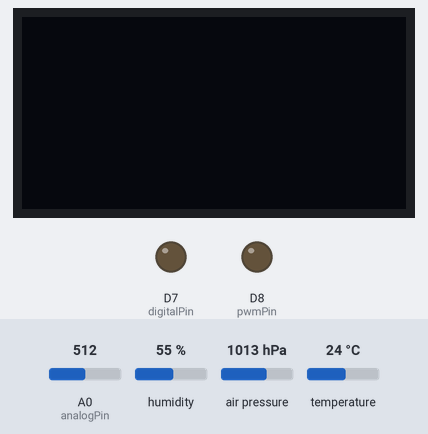
Simulated run of this sketch. Board: ESP8266 (NodeMCU). Parts: 128×64 one-colour display, output pins drawn as LEDs (lit = HIGH). The inputs (shaded band) are chosen by the test bench; at power-on: humidity 55 %, A0 (analogPin) = 512, air pressure 1013 hPa, temperature 24 °C. Storage starts empty; what the sketch prints to the serial monitor is not drawn.

Above: at 1.7 s.
1.8 s: humidity set to 22 %
At 10.6 s:
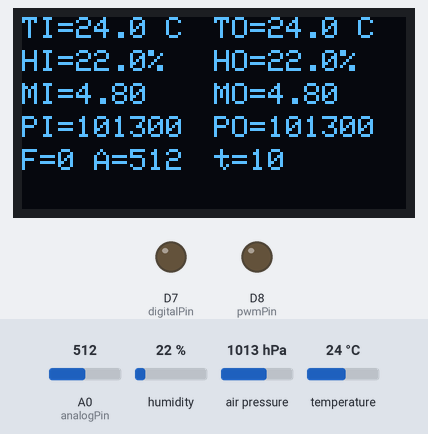
11.5 s: A0 (analogPin) set to 716
At 20.7 s:
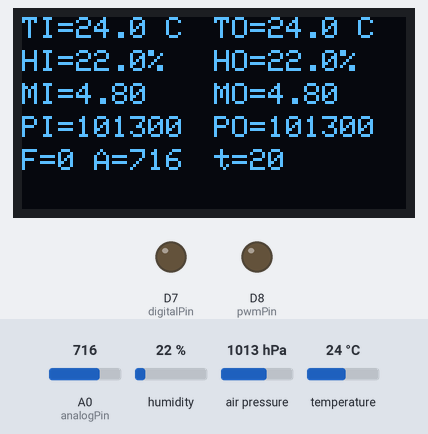
21.5 s: air pressure set to 952 hPa
At 30.7 s:
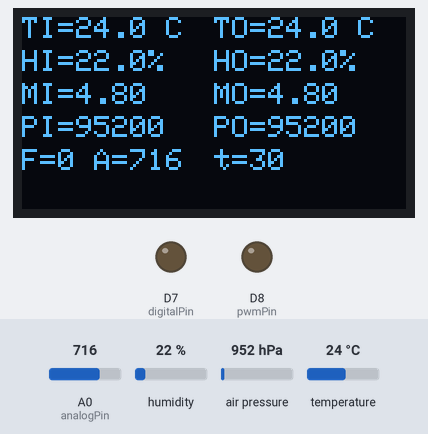
31.5 s: temperature set to 12 °C
At 40.7 s:
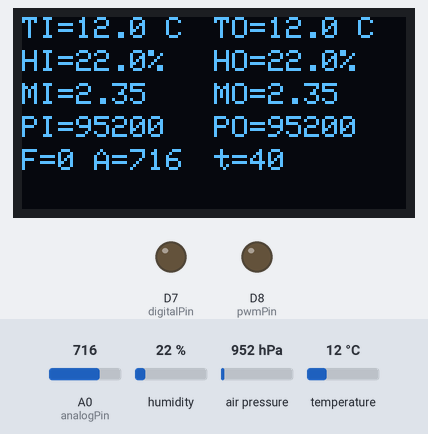
41.5 s: A0 (analogPin) set to 992
At 50.7 s:
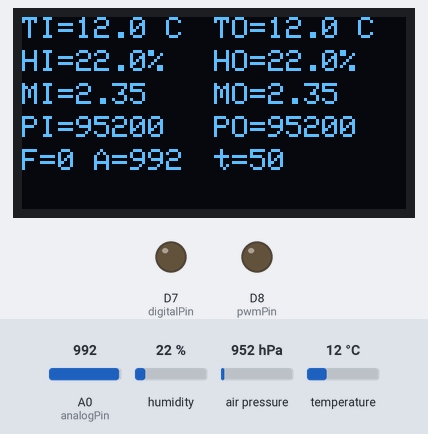
Timing chart, 0 to 52.2 s (numbered marks = the images above; inputs shaded):
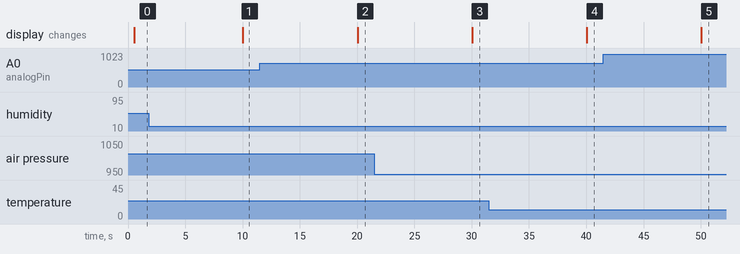

Measured:
- after the input at 1.8 s, the display: changes after 8.2 s (image 1)
- after the input at 11.5 s, the display: changes after 8.5 s (image 2)
- after the input at 21.5 s, the display: changes after 8.5 s (image 3)
- after the input at 31.5 s, the display: changes after 8.5 s (image 4)

The sketch:

matra_fan.ino
```cpp
#include <Wire.h>

  //#include <SPI.h>
#define OLED
#ifdef OLED
  #include <Adafruit_GFX.h>
  #include <Adafruit_SSD1306.h>
#endif

#include <Adafruit_Sensor.h>
#include <Adafruit_BME280.h>


#include <LittleFS.h>
#include <ESP8266WiFi.h>
#include <ESP8266WebServer.h>

// BME280 I2C addresses
#define BME280_ADDR1 0x76 // Inside
#define BME280_ADDR2 0x77 // Outside

// Objects for the two BME280 sensors
Adafruit_BME280 bme1; // Inside
Adafruit_BME280 bme2; // Outside


// WiFi credentials
const char* ssid = "MATRA_FAN";
const char* password = "ingyenwifi";

// Web server on port 80
// 192.168.4.1:80
ESP8266WebServer server(80);

// File name for logging
const char* logFileName = "/data.log";

// char buffer for snprintf:
char charbuffer[512];

const int analogPin = A0;   // Pin to read the analog value
const int pwmPin = D8;      // Pin to output PWM (GPIO15)
const int pwmFrequency = 100; // PWM frequency in Hz
const int digitalPin = D7;


#ifdef OLED
  // Display:
  #define SCREEN_WIDTH 128 // OLED display width, in pixels
  #define SCREEN_HEIGHT 64 // OLED display height, in pixels

  // Declaration for an SSD1306 display connected to I2C (SDA, SCL pins)
  // The pins for I2C are defined by the Wire-library.
  // On an arduino UNO:       A4(SDA), A5(SCL)
  // On an arduino MEGA 2560: 20(SDA), 21(SCL)
  // On an arduino LEONARDO:   2(SDA),  3(SCL), ...
  #define OLED_RESET     -1 // Reset pin # (or -1 if sharing Arduino reset pin)
  #define SCREEN_ADDRESS 0x3C ///< See datasheet for Address; 0x3D for 128x64, 0x3C for 128x32
  Adafruit_SSD1306 display(SCREEN_WIDTH, SCREEN_HEIGHT, &Wire, OLED_RESET);
#endif

// Function to calculate the moisture content of the air
// returns grams per m3
float calculateMoistureContent(float temperature, float humidity) {
    // Formula for moisture content (simplified version)
    // Adjust the formula according to your specific needs

    // Adjusted for correction via desmos:
    //y\ =\ 4.89*\exp((16.65*x)/(x+243.12))
    return (humidity / 100.0) * 4.89 * exp((16.65 * temperature) / (temperature + 243.12));
}

// Function to log data to LittleFS
void logData() {
    File logFile = LittleFS.open(logFileName, "a");
    if (logFile) {
        // want:
        // %i T1:%.2f, H1:%.1f, P1:%.1f, M1%.2f, %i T1:%.2f, H1:%.1f, P1:%.1f, M1%.2f, fan=%.1f
        //logFile.printf("Sensor 1 - Temp: %.2f, Humidity: %.2f, Pressure: %.2f, Moisture Content: %.2f\n", temp1, hum1, pres1, calculateMoistureContent(temp1, hum1));
        //logFile.printf("Sensor 2 - Temp: %.2f, Humidity: %.2f, Pressure: %.2f, Moisture Content: %.2f\n", temp2, hum2, pres2, calculateMoistureContent(temp2, hum2));
        logFile.printf("%s", charbuffer);
        logFile.close();
    }
}

// Handle the root page
void handleRoot() {
    // Begin response with a HTTP 200 status code and content type
    server.setContentLength(CONTENT_LENGTH_UNKNOWN);
    server.send(200, "text/plain");

    // Send initial message
    server.sendContent("BME280 Sensor Data Log:\n\n");

    // Open the log file
    File logFile = LittleFS.open(logFileName, "r");
    if (logFile) {
        String line;
        // Read and send the file content line by line
        while (logFile.available()) {
            line = logFile.readStringUntil('\n'); // Read one line at a time
            line += "\n"; // Add newline character
            server.sendContent(line); // Send the line to the client
        }
        logFile.close();
    } else {
        // If the file can't be opened, send an error message
        server.sendContent("Error: Log file not found or failed to open.");
    }

    // Finalize the response
    server.sendContent(""); // This signals the end of the response
    server.client().stop(); // Close the connection to the client
}
/*
void handleRoot() {
    String message = "BME280 Sensor Data Log:\n\n";
    File logFile = LittleFS.open(logFileName, "r");
    if (logFile) {
        while (logFile.available()) {
            message += logFile.readStringUntil('\n') + "\n"; // this is gonna oom :/
        }
        logFile.close();
    }
    server.send(200, "text/plain", message);
}*/

void checkSerialCommand() {
    // Check if data is available on the serial port
    if (Serial.available()) {
        String command = Serial.readStringUntil('\n'); // Read the incoming command

        // Remove any newline or carriage return characters
        command.trim();

        // Handle the "dump" command
        if (command.equalsIgnoreCase("dump")) {
            dumpLogToSerial();
        }
        // Handle the "delete" command
        if (command.equalsIgnoreCase("delete")) {
            deleteLogFile();
        }

    }
}

void dumpLogToSerial() {
    // Open the log file
    File logFile = LittleFS.open(logFileName, "r");

    if (logFile) {
        Serial.println("Dumping data.log contents:");
        while (logFile.available()) {
            String line = logFile.readStringUntil('\n'); // Read one line at a time
            Serial.println(line); // Print the line to the Serial Monitor
        }
        logFile.close();
        Serial.println("End of log file.");
    } else {
        Serial.println("Error: Log file not found or failed to open.");
    }
}

void deleteLogFile() {
    // Check if the file exists before attempting to delete
    if (LittleFS.exists(logFileName)) {
        if (LittleFS.remove(logFileName)) {
            Serial.println("Log file deleted successfully.");
        } else {
            Serial.println("Error: Failed to delete the log file.");
        }
    } else {
        Serial.println("Log file does not exist.");
    }
}


// Setup function
void setup() {
    // Initialize Serial Monitor
    Serial.begin(115200);
    delay(500);
    Serial.println("Serial init at 115200");

    // Initialize BME280 sensors
    if (!bme1.begin(BME280_ADDR1)) {
        Serial.println("Could not find BME280 sensor 1!");
        //while (1);
    }

       // Initialize BME280 sensors
    if ( !bme2.begin(BME280_ADDR2)) {
        Serial.println("Could not find BME280 sensor 2!");
        //while (1);
    }

    // Initialize LittleFS
    if (!LittleFS.begin()) {
        Serial.println("LittleFS mount failed");
        //return;
    }

    // Initialize WiFi in AP mode
    WiFi.softAP(ssid, password);
    Serial.println("WiFi AP started");

    // Initialize web server
    server.on("/", handleRoot);
    server.begin();
    Serial.println("HTTP server started");

    IPAddress IP = WiFi.softAPIP();
    Serial.print("AP IP address: ");
    Serial.println(IP);


    analogWriteFreq(pwmFrequency);
    pinMode(analogPin, INPUT);
    pinMode(pwmPin, OUTPUT);
    digitalWrite(pwmPin, LOW);
    pinMode(digitalPin, OUTPUT);
    digitalWrite(digitalPin, LOW);


    #ifdef OLED
      // Init display:
      // SSD1306_SWITCHCAPVCC = generate display voltage from 3.3V internally
      if(!display.begin(SSD1306_SWITCHCAPVCC, SCREEN_ADDRESS)) {
          Serial.println(F("SSD1306 allocation failed"));

        }
        display.clearDisplay();
        Serial.println("Display started");
    #endif
}

static unsigned long lastTime = 0;
static unsigned long logTime = 0;
// Loop function
void loop() {
    // Read sensor data every minute
    unsigned long currentTime = millis();

    if (currentTime - lastTime >= 10000) {
        checkSerialCommand(); // Continuously check for serial commands

        lastTime = currentTime;

        // Sensor 1 readings INDOORS
        float tempIn = bme1.readTemperature();
        float humIn = bme1.readHumidity();
        float presIn = bme1.readPressure(); // Pa
        float moistIn = calculateMoistureContent(tempIn, humIn);

        // Sensor 2 readings OUTDOORS
        float tempOut = bme2.readTemperature();
        float humOut = bme2.readHumidity();
        float presOut = bme2.readPressure(); // Pa
        float moistOut = calculateMoistureContent(tempOut, humOut);

        int analogValue = analogRead(analogPin);


        // sanity checks
        // temps < 50C, > -20C
        // humidity > 2%
        // Pressure > 500 hPa

        //

        // Rules for fan:
        // 1. Sanity check passed, fan can be on
        // 2. near freezing outdoors, fan must be off
        // 3. Hotter outside than inside:
        //
        bool fanON = false; // start at off

        if ((tempIn > -20.0) && (tempOut > -20) &&
            (tempIn < 50.0) && (tempIn < 50.0) &&
            (humIn > 1.0) && (humOut > 1.0) &&
            (presIn > 100.0) && (presOut > 100.0)){

          if (tempOut > 15.0){ // Warm outdoors
            if (moistOut < moistIn){ // Dryer outdoors
              fanON = true;
            }
          }
          else if (tempOut > 5.0){ // not freezing outdoors
            if (tempOut > tempIn){ // warmer outdoors than in
              if (moistOut < moistIn){ // dryer outdoors than indoors
                fanON = true;
              }
            }
          }else{
            //  freezing outdoors

          }
        }
        sprintf(charbuffer, "%d, T1:%.2f, H1:%.1f, P1:%.1f, M1:%.2f, T2:%.2f, H2:%.1f, P2:%.1f, M2:%.2f, fan=%i, A=%d\n",
          currentTime/1000,
          tempIn, humIn, presIn, moistIn,
          tempOut, humOut, presOut, moistOut,
          fanON, analogValue
          );

        Serial.print(charbuffer);

        if (fanON){
          analogWrite(pwmPin,analogValue);
          digitalWrite(digitalPin, HIGH);
        }else{
          digitalWrite(pwmPin, LOW);
          digitalWrite(digitalPin, LOW);
        }

        // Update Display
          // Clear the buffer.

          if (1){

          display.clearDisplay();

          // Display Text
          display.setTextSize(1);
          display.setTextColor(WHITE);
          int ypos = 0;

          display.setCursor(0,ypos);
          display.print("TI="); display.print(tempIn,1); display.print(" C");
          display.setCursor(64,ypos);
          display.print("TO="); display.print(tempOut,1); display.print(" C");
          ypos = ypos + 11;

          display.setCursor(0,ypos);
          display.print("HI="); display.print(humIn,1); display.print("%");
          display.setCursor(64,ypos);
          display.print("HO="); display.print(humOut,1); display.print("%");
          ypos = ypos + 11;

          display.setCursor(0,ypos);
          display.print("MI="); display.print(moistIn,2);
          display.setCursor(64,ypos);
          display.print("MO="); display.print(moistOut,2);
          ypos = ypos + 11;

          display.setCursor(0,ypos);
          display.print("PI="); display.print(presIn,0);
          display.setCursor(64,ypos);
          display.print("PO="); display.print(presOut,0);
          ypos = ypos + 11;


          display.setCursor(0,ypos);
          display.print("F="); display.print(fanON);
          display.setCursor(24,ypos);
          // Read the analog value from A0 (range is 0-1023)

          display.print("A="); display.print(analogValue);

          display.setCursor(64,ypos);
          display.print("t="); display.print(currentTime/1000);
          display.display();

          }
        const int tSecond = 1000;
        const int tMinute = 60;
        const int tHour = 20;
        if (currentTime - logTime >= (tSecond * tMinute * tHour)) { // 20 mins
          logTime = currentTime;
          // Log data to LittleFS
          // log every 15 mins only
          logData();
        }
    }

    // Handle client requests
    server.handleClient();


    if (currentTime >= 86400000) { // 86400000 ms = 24 hours
        Serial.println("24 hours have passed. Resetting the ESP8266.");
        ESP.restart(); // Reset the microcontroller
    }

}
```
